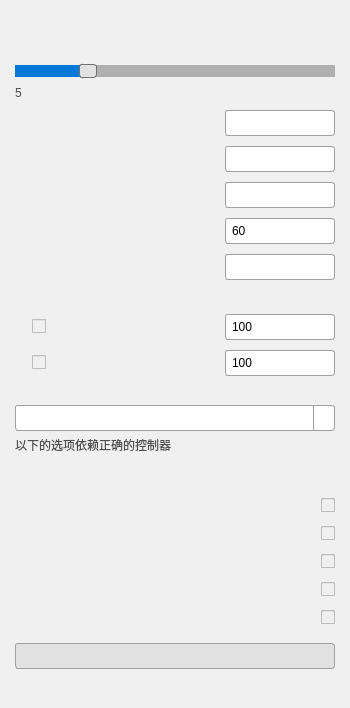
<?xml version="1.0" encoding="UTF-8"?>
<ui version="4.0">
    <class>MainWindow</class>
    <widget class="QMainWindow" name="MainWindow">
        <property name="geometry">
            <rect>
                <x>100</x>
                <y>100</y>
                <width>350</width>
                <height>350</height>
            </rect>
        </property>
        <property name="styleSheet">
            <string notr="true">
                QMainWindow {
                background-color: #F0F0F0;
                font-size: 9pt;
                }
                QWidget {
                background-color: #F0F0F0;
                }
                QLabel {
                color: #000000;
                }
                QPushButton {
                background-color: #E1E1E1;
                border: 1px solid #A0A0A0;
                border-radius: 3px;
                padding: 5px;
                min-width: 80px;
                }
                QPushButton:hover {
                background-color: #D0D0D0;
                }
                QPushButton:pressed {
                background-color: #C0C0C0;
                border: 1px solid #707070;
                }
                QSlider::groove:horizontal {
                border: 1px solid #A0A0A0;
                height: 6px;
                background: #D0D0D0;
                margin: 2px 0;
                }
                QSlider::handle:horizontal {
                background: #E1E1E1;
                border: 1px solid #707070;
                width: 16px;
                margin: -4px 0;
                border-radius: 3px;
                }
                QSlider::handle:horizontal:hover {
                background: #F0F0F0;
                }
                QSlider::add-page:horizontal {
                background: #B0B0B0;
                }
                QSlider::sub-page:horizontal {
                background: #0078D7;
                }
                QLineEdit {
                border: 1px solid #A0A0A0;
                border-radius: 3px;
                padding: 4px;
                background: white;
                min-width: 100px;
                max-width: 100px;
                }
                QSpinBox {
                border: 1px solid #A0A0A0;
                border-radius: 3px;
                padding: 4px;
                background: white;
                min-width: 100px;
                max-width: 100px;
                }
                QSpinBox::up-button, QSpinBox::down-button {
                background: transparent;
                border: none;
                width: 16px;
                }
                QSpinBox::up-arrow {
                image: url(assets/up_arrow.svg); /* 自定义向上箭头 */
                width: 16px;
                height: 16px;
                }
                QSpinBox::down-arrow {
                image: url(assets/down_arrow.svg); /* 自定义向下箭头 */
                width: 16px;
                height: 16px;
                }
                #controllerComboBox {
                border: 1px solid #A0A0A0;
                border-radius: 3px;
                padding: 4px;
                background: white;
                min-width: 120px;
                }
                #controllerComboBox::drop-down {
                subcontrol-origin: padding;
                subcontrol-position: top right;
                width: 20px;
                border-left-width: 1px;
                border-left-color: #A0A0A0;
                border-left-style: solid;
                border-top-right-radius: 3px;
                border-bottom-right-radius: 3px;
                }
                #controllerComboBox::down-arrow {
                image: url(assets/down_arrow.svg);
                width: 16px;
                height: 16px;
                }
                #controllerComboBox QAbstractItemView {
                border: 1px solid #A0A0A0;
                background: white;
                selection-background-color: #E1E1E1;
                }
            </string>
        </property>

        <widget class="QWidget" name="centralWidget">
            <layout class="QVBoxLayout" name="verticalLayout">
                <property name="leftMargin">
                    <number>15</number>
                </property>
                <property name="topMargin">
                    <number>10</number>
                </property>
                <property name="rightMargin">
                    <number>15</number>
                </property>
                <property name="bottomMargin">
                    <number>15</number>
                </property>
                <property name="spacing">
                    <number>10</number>
                </property>

                <!-- 控制标题 -->
                <item>
                    <widget class="QLabel" name="controlsTitleLabel">
                        <property name="text">
                            <string></string>
                        </property>
                        <property name="alignment">
                            <set>Qt::AlignCenter</set>
                        </property>
                        <property name="styleSheet">
                            <string notr="true">font-size: 14pt; font-weight: bold;
                                color: #000000;</string>
                        </property>
                    </widget>
                </item>

                <!-- 灵敏度设置行 -->
                <item>
                    <layout class="QVBoxLayout">
                        <property name="spacing">
                            <number>5</number>
                        </property>

                        <!-- 灵敏度标签 -->
                        <item>
                            <widget class="QLabel" name="speedLabel">
                                <property name="text">
                                    <string></string>
                                </property>
                                <property name="styleSheet">
                                    <string notr="true">color: #000000;</string>
                                </property>
                            </widget>
                        </item>

                        <!-- 灵敏度滑块 -->
                        <item>
                            <widget class="QSlider" name="mouseSpeedSlider">
                                <property name="orientation">
                                    <enum>Qt::Horizontal</enum>
                                </property>
                                <property name="minimum">
                                    <number>1</number>
                                </property>
                                <property name="maximum">
                                    <number>20</number>
                                </property>
                                <property name="value">
                                    <number>5</number>
                                </property>
                                <property name="tickPosition">
                                    <enum>QSlider::TicksBelow</enum>
                                </property>
                                <property name="tickInterval">
                                    <number>1</number>
                                </property>
                            </widget>
                        </item>

                        <!-- 滑块值显示 -->
                        <item>
                            <widget class="QLabel" name="speedValueLabel">
                                <property name="text">
                                    <string>5</string>
                                </property>
                                <property name="styleSheet">
                                    <string notr="true">color: #505050; font-size: 9pt; min-width:
                                        30px;</string>
                                </property>
                            </widget>
                        </item>
                    </layout>
                </item>

                <!-- 切换控制 -->
                <item>
                    <layout class="QHBoxLayout">
                        <property name="spacing">
                            <number>10</number>
                        </property>
                        <item>
                            <widget class="QLabel" name="toggleEnabledLabel">
                                <property name="text">
                                    <string></string>
                                </property>
                            </widget>
                        </item>
                        <item>
                            <spacer>
                                <property name="orientation">
                                    <enum>Qt::Horizontal</enum>
                                </property>
                                <property name="sizeHint" stdset="0">
                                    <size>
                                        <width>40</width>
                                        <height>20</height>
                                    </size>
                                </property>
                            </spacer>
                        </item>
                        <item>
                            <widget class="QLineEdit" name="toggleEnabledKey">
                                <property name="text">
                                    <string></string>
                                </property>
                            </widget>
                        </item>
                    </layout>
                </item>

                <!-- 控制回中 -->
                <item>
                    <layout class="QHBoxLayout" name="centerControlLayout">
                        <property name="spacing">
                            <number>10</number>
                        </property>
                        <item>
                            <widget class="QLabel" name="centerControlLabel">
                                <property name="text">
                                    <string></string>
                                </property>
                            </widget>
                        </item>
                        <item>
                            <spacer>
                                <property name="orientation">
                                    <enum>Qt::Horizontal</enum>
                                </property>
                                <property name="sizeHint" stdset="0">
                                    <size>
                                        <width>40</width>
                                        <height>20</height>
                                    </size>
                                </property>
                            </spacer>
                        </item>
                        <item>
                            <widget class="QLineEdit" name="centerControlKey">
                                <property name="text">
                                    <string></string>
                                </property>
                            </widget>
                        </item>
                    </layout>
                </item>

                <!-- 启用自由视角 -->
                <item>
                    <layout class="QHBoxLayout" name="enableFreelookLayout">
                        <property name="spacing">
                            <number>10</number>
                        </property>
                        <item>
                            <widget class="QLabel" name="enableFreelookLabel">
                                <property name="text">
                                    <string></string>
                                </property>
                            </widget>
                        </item>
                        <item>
                            <spacer>
                                <property name="orientation">
                                    <enum>Qt::Horizontal</enum>
                                </property>
                                <property name="sizeHint" stdset="0">
                                    <size>
                                        <width>40</width>
                                        <height>20</height>
                                    </size>
                                </property>
                            </spacer>
                        </item>
                        <item>
                            <widget class="QLineEdit" name="enableFreelookKey">
                                <property name="text">
                                    <string></string>
                                </property>
                            </widget>
                        </item>
                    </layout>
                </item>

                <!-- 自由视角fov选项 -->
                <item>
                    <layout class="QHBoxLayout" name="freelookFovLayout">
                        <property name="spacing">
                            <number>10</number>
                        </property>
                        <item>
                            <widget class="QLabel" name="freelookFovLabel">
                                <property name="text">
                                    <string></string>
                                </property>
                            </widget>
                        </item>
                        <item>
                            <spacer>
                                <property name="orientation">
                                    <enum>Qt::Horizontal</enum>
                                </property>
                                <property name="sizeHint" stdset="0">
                                    <size>
                                        <width>40</width>
                                        <height>20</height>
                                    </size>
                                </property>
                            </spacer>
                        </item>
                        <item>
                            <widget class="QSpinBox" name="freelookFovSpinBox">
                                <property name="value">
                                    <number></number>
                                </property>
                                <property name="minimum">
                                    <number>60</number>
                                </property>
                                <property name="maximum">
                                    <number>120</number>
                                </property>
                            </widget>
                        </item>
                    </layout>
                </item>

                <!-- 地面滑行模式 -->
                <item>
                    <layout class="QHBoxLayout" name="taxiModeLayout">
                        <property name="spacing">
                            <number>10</number>
                        </property>
                        <item>
                            <widget class="QLabel" name="taxiModeLabel">
                                <property name="text">
                                    <string></string>
                                </property>
                            </widget>
                        </item>
                        <item>
                            <spacer>
                                <property name="orientation">
                                    <enum>Qt::Horizontal</enum>
                                </property>
                                <property name="sizeHint" stdset="0">
                                    <size>
                                        <width>40</width>
                                        <height>20</height>
                                    </size>
                                </property>
                            </spacer>
                        </item>
                        <item>
                            <widget class="QLineEdit" name="taxiModeKey">
                                <property name="text">
                                    <string></string>
                                </property>
                            </widget>
                        </item>
                    </layout>
                </item>

                <item>
                    <widget class="QLabel" name="controlModeDescription">
                        <property name="text">
                            <string></string>
                        </property>
                        <property name="styleSheet">
                            <string notr="true">color: #505050; font-size: 9pt;</string>
                        </property>
                        <property name="wordWrap">
                            <bool>true</bool>
                        </property>
                    </widget>
                </item>

                <!-- 固定翼控制 -->
                <item>
                    <layout class="QHBoxLayout">
                        <property name="spacing">
                            <number>10</number>
                        </property>
                        <item>
                            <widget class="QLabel" name="fixedWingModeLabel">
                                <property name="text">
                                    <string></string>
                                </property>
                            </widget>
                        </item>
                        <item>
                            <widget class="QCheckBox" name="fixedWingModeOption">
                                <property name="checked">
                                    <bool>false</bool>
                                </property>
                            </widget>
                        </item>
                        <item>
                            <spacer>
                                <property name="orientation">
                                    <enum>Qt::Horizontal</enum>
                                </property>
                                <property name="sizeHint" stdset="0">
                                    <size>
                                        <width>40</width>
                                        <height>20</height>
                                    </size>
                                </property>
                            </spacer>
                        </item>
                        <item>
                            <widget class="QSpinBox" name="fixedWingModeSpinBox">
                                <property name="value">
                                    <number></number>
                                </property>
                                <property name="minimum">
                                    <number>100</number>
                                </property>
                                <property name="maximum">
                                    <number>10000</number>
                                </property>
                            </widget>
                        </item>
                    </layout>
                </item>

                <!-- 直升机控制 -->
                <item>
                    <layout class="QHBoxLayout">
                        <property name="spacing">
                            <number>10</number>
                        </property>
                        <item>
                            <widget class="QLabel" name="helicopterModeLabel">
                                <property name="text">
                                    <string></string>
                                </property>
                            </widget>
                        </item>
                        <item>
                            <widget class="QCheckBox" name="helicopterModeOption">
                                <property name="checked">
                                    <bool>false</bool>
                                </property>
                            </widget>
                        </item>
                        <item>
                            <spacer>
                                <property name="orientation">
                                    <enum>Qt::Horizontal</enum>
                                </property>
                                <property name="sizeHint" stdset="0">
                                    <size>
                                        <width>40</width>
                                        <height>20</height>
                                    </size>
                                </property>
                            </spacer>
                        </item>
                        <item>
                            <widget class="QSpinBox" name="helicopterModeSpinBox">
                                <property name="value">
                                    <number></number>
                                </property>
                                <property name="minimum">
                                    <number>100</number>
                                </property>
                                <property name="maximum">
                                    <number>1000</number>
                                </property>
                            </widget>
                        </item>
                    </layout>
                </item>

                <!-- 控制器选择 -->
                <item>
                    <layout class="QVBoxLayout">
                        <property name="spacing">
                            <number>5</number>
                        </property>

                        <item>
                            <layout class="QVBoxLayout" name="controllerLayout">
                                <property name="spacing">
                                    <number>5</number>
                                </property>
                                <item>
                                    <widget class="QLabel" name="controllerLabel">
                                        <property name="text">
                                            <string></string>
                                        </property>
                                    </widget>
                                </item>
                                <item>
                                    <widget class="QComboBox" name="controllerComboBox">
                                        <property name="sizePolicy">
                                            <sizepolicy hsizetype="Expanding" vsizetype="Fixed">
                                                <horstretch>0</horstretch>
                                                <verstretch>0</verstretch>
                                            </sizepolicy>
                                        </property>
                                    </widget>
                                </item>
                            </layout>
                        </item>

                        <!-- 控制器选择提示文本 -->
                        <item>
                            <widget class="QLabel" name="controllerHint">
                                <property name="text">
                                    <string>以下的选项依赖正确的控制器</string>
                                </property>
                                <property name="styleSheet">
                                    <string notr="true">color: #505050; font-size: 9pt; min-width:
                                        30px;</string>
                                </property>
                                <property name="wordWrap">
                                    <bool>true</bool>
                                </property>
                            </widget>
                        </item>
                    </layout>
                </item>

                <item>
                    <layout class="QVBoxLayout" name="ControllerVerticalLayout">
                        <property name="spacing">
                            <number>8</number>
                        </property>
                    </layout>
                </item>

                <!-- 选项标题 -->
                <item>
                    <widget class="QLabel" name="optionsTitleLabel">
                        <property name="text">
                            <string></string>
                        </property>
                        <property name="alignment">
                            <set>Qt::AlignCenter</set>
                        </property>
                        <property name="styleSheet">
                            <string notr="true">font-size: 14pt; font-weight: bold;
                                color: #000000;</string>
                        </property>
                    </widget>
                </item>

                <!-- 选项区域 -->
                <item>
                    <layout class="QVBoxLayout">
                        <property name="spacing">
                            <number>8</number>
                        </property>

                        <!-- 指针图标 -->
                        <item>
                            <layout class="QHBoxLayout">
                                <property name="spacing">
                                    <number>10</number>
                                </property>
                                <item>
                                    <widget class="QLabel" name="showCursorLabel">
                                        <property name="text">
                                            <string></string>
                                        </property>
                                    </widget>
                                </item>
                                <item>
                                    <spacer>
                                        <property name="orientation">
                                            <enum>Qt::Horizontal</enum>
                                        </property>
                                        <property name="sizeHint" stdset="0">
                                            <size>
                                                <width>40</width>
                                                <height>20</height>
                                            </size>
                                        </property>
                                    </spacer>
                                </item>
                                <item>
                                    <widget class="QCheckBox" name="showCursorOption">
                                        <property name="checked">
                                            <bool>false</bool>
                                        </property>
                                    </widget>
                                </item>
                            </layout>
                        </item>

                        <!-- 界面覆盖 -->
                        <item>
                            <layout class="QHBoxLayout">
                                <property name="spacing">
                                    <number>10</number>
                                </property>
                                <item>
                                    <widget class="QLabel" name="hintOverlayLabel">
                                        <property name="text">
                                            <string></string>
                                        </property>
                                    </widget>
                                </item>
                                <item>
                                    <spacer>
                                        <property name="orientation">
                                            <enum>Qt::Horizontal</enum>
                                        </property>
                                        <property name="sizeHint" stdset="0">
                                            <size>
                                                <width>40</width>
                                                <height>20</height>
                                            </size>
                                        </property>
                                    </spacer>
                                </item>
                                <item>
                                    <widget class="QCheckBox" name="hintOverlayOption">
                                        <property name="checked">
                                            <bool>false</bool>
                                        </property>
                                    </widget>
                                </item>
                            </layout>
                        </item>

                        <!-- 鼠标按键映射 -->
                        <item>
                            <layout class="QHBoxLayout">
                                <property name="spacing">
                                    <number>10</number>
                                </property>
                                <item>
                                    <widget class="QLabel" name="buttonMappingLabel">
                                        <property name="text">
                                            <string></string>
                                        </property>
                                    </widget>
                                </item>
                                <item>
                                    <spacer>
                                        <property name="orientation">
                                            <enum>Qt::Horizontal</enum>
                                        </property>
                                        <property name="sizeHint" stdset="0">
                                            <size>
                                                <width>40</width>
                                                <height>20</height>
                                            </size>
                                        </property>
                                    </spacer>
                                </item>
                                <item>
                                    <widget class="QCheckBox" name="buttonMappingOption">
                                        <property name="checked">
                                            <bool>false</bool>
                                        </property>
                                    </widget>
                                </item>
                            </layout>
                        </item>

                        <!-- 鼠标位置记忆 -->
                        <item>
                            <layout class="QHBoxLayout">
                                <property name="spacing">
                                    <number>10</number>
                                </property>
                                <item>
                                    <widget class="QLabel" name="memorizeAxisPosLabel">
                                        <property name="text">
                                            <string></string>
                                        </property>
                                    </widget>
                                </item>
                                <item>
                                    <spacer>
                                        <property name="orientation">
                                            <enum>Qt::Horizontal</enum>
                                        </property>
                                        <property name="sizeHint" stdset="0">
                                            <size>
                                                <width>40</width>
                                                <height>20</height>
                                            </size>
                                        </property>
                                    </spacer>
                                </item>
                                <item>
                                    <widget class="QCheckBox" name="memorizeAxisPosOption">
                                        <property name="checked">
                                            <bool>false</bool>
                                        </property>
                                    </widget>
                                </item>
                            </layout>
                        </item>

                        <!-- 自由视角自动回中 -->
                        <item>
                            <layout class="QHBoxLayout">
                                <property name="spacing">
                                    <number>10</number>
                                </property>
                                <item>
                                    <widget class="QLabel" name="freelookAutoCenterLabel">
                                        <property name="text">
                                            <string></string>
                                        </property>
                                    </widget>
                                </item>
                                <item>
                                    <spacer>
                                        <property name="orientation">
                                            <enum>Qt::Horizontal</enum>
                                        </property>
                                        <property name="sizeHint" stdset="0">
                                            <size>
                                                <width>40</width>
                                                <height>20</height>
                                            </size>
                                        </property>
                                    </spacer>
                                </item>
                                <item>
                                    <widget class="QCheckBox" name="freelookAutoCenterOption">
                                        <property name="checked">
                                            <bool>false</bool>
                                        </property>
                                    </widget>
                                </item>
                            </layout>
                        </item>
                    </layout>
                </item>

                <!-- 垂直弹簧 -->
                <item>
                    <spacer name="verticalSpacer">
                        <property name="orientation">
                            <enum>Qt::Vertical</enum>
                        </property>
                        <property name="sizeHint" stdset="0">
                            <size>
                                <width>20</width>
                                <height>0</height>
                            </size>
                        </property>
                    </spacer>
                </item>

                <!-- 固定大小分隔符 -->
                <item>
                    <spacer>
                        <property name="orientation">
                            <enum>Qt::Vertical</enum>
                        </property>
                        <property name="sizeType">
                            <enum>QSizePolicy::Fixed</enum>
                        </property>
                        <property name="sizeHint" stdset="0">
                            <size>
                                <width>0</width>
                                <height>5</height>
                            </size>
                        </property>
                    </spacer>
                </item>

                <!-- 启动/停止按钮 -->
                <item>
                    <widget class="QPushButton" name="startBtn">
                        <property name="text">
                            <string></string>
                        </property>
                    </widget>
                </item>

                <!-- 状态显示 -->
                <item>
                    <widget class="QLabel" name="statusLabel">
                        <property name="text">
                            <string></string>
                        </property>
                        <property name="alignment">
                            <set>Qt::AlignCenter</set>
                        </property>
                    </widget>
                </item>

            </layout>
        </widget>
    </widget>
    <resources />
</ui>
